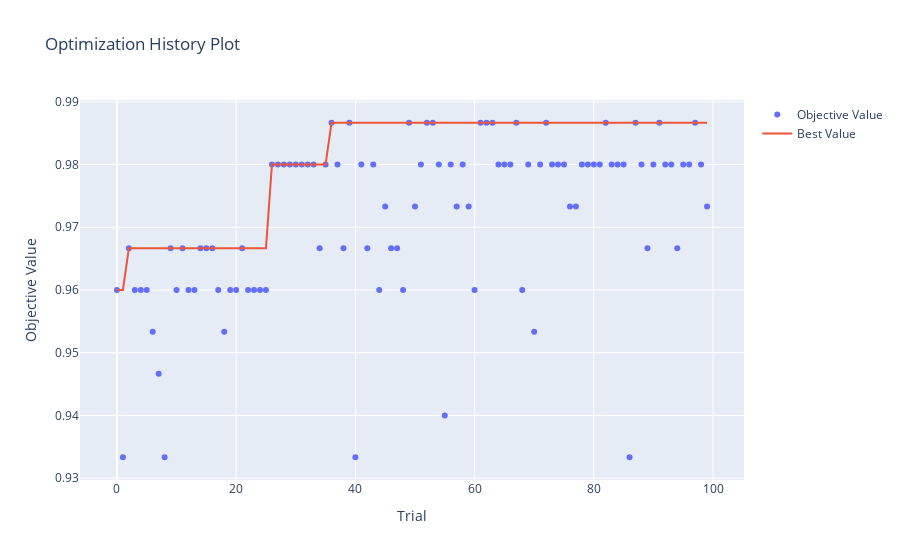

This figure's notebook cell:
### Code cell
from optuna.visualization import plot_optimization_history

# study = optuna.create_study(direction="minimize")
# study.optimize(objective, n_trials=50)

fig = plot_optimization_history(study)
fig.show()
